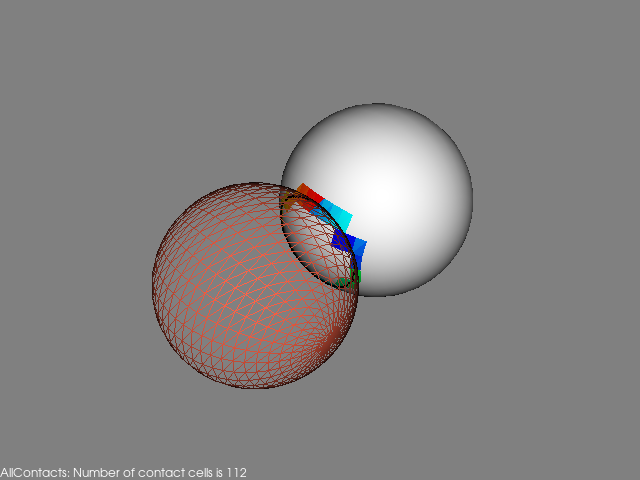

The script that drew this image:
#!/usr/bin/env python

# Demonstrate vtkCollisionDetectionFilter in AllContacts mode by creating
# two spheres, translating one toward the other, detecting collisions,
# and rendering the wireframe spheres with contact lines.

# Factory overrides
import vtkmodules.vtkInteractionStyle  # noqa: F401
import vtkmodules.vtkRenderingOpenGL2  # noqa: F401

from vtkmodules.vtkCommonColor import vtkNamedColors
from vtkmodules.vtkCommonMath import vtkMatrix4x4
from vtkmodules.vtkCommonTransforms import vtkTransform
from vtkmodules.vtkFiltersModeling import vtkCollisionDetectionFilter
from vtkmodules.vtkFiltersSources import vtkSphereSource
from vtkmodules.vtkRenderingCore import (
    vtkActor,
    vtkPolyDataMapper,
    vtkRenderWindow,
    vtkRenderWindowInteractor,
    vtkRenderer,
    vtkTextActor,
)

named_colors = vtkNamedColors()

# Two spheres
sphere_0 = vtkSphereSource()
sphere_0.SetRadius(0.29)
sphere_0.SetPhiResolution(31)
sphere_0.SetThetaResolution(31)
sphere_0.SetCenter(0.0, 0.0, 0.0)

sphere_1 = vtkSphereSource()
sphere_1.SetPhiResolution(30)
sphere_1.SetThetaResolution(30)
sphere_1.SetRadius(0.3)

# Transform and matrix for collision detection
matrix_1 = vtkMatrix4x4()
transform_0 = vtkTransform()

# Collision detection filter — AllContacts mode
collide = vtkCollisionDetectionFilter()
collide.SetInputConnection(0, sphere_0.GetOutputPort())
collide.SetTransform(0, transform_0)
collide.SetInputConnection(1, sphere_1.GetOutputPort())
collide.SetMatrix(1, matrix_1)
collide.SetBoxTolerance(0.0)
collide.SetCellTolerance(0.0)
collide.SetNumberOfCellsPerNode(2)
collide.SetCollisionModeToAllContacts()
collide.GenerateScalarsOn()

# Sphere 0 actor (wireframe)
mapper_0 = vtkPolyDataMapper()
mapper_0.SetInputConnection(collide.GetOutputPort(0))
mapper_0.ScalarVisibilityOff()

actor_0 = vtkActor()
actor_0.SetMapper(mapper_0)
actor_0.GetProperty().BackfaceCullingOn()
actor_0.SetUserTransform(transform_0)
actor_0.GetProperty().SetDiffuseColor(named_colors.GetColor3d("Tomato"))
actor_0.GetProperty().SetRepresentationToWireframe()

# Sphere 1 actor
mapper_1 = vtkPolyDataMapper()
mapper_1.SetInputConnection(collide.GetOutputPort(1))

actor_1 = vtkActor()
actor_1.SetMapper(mapper_1)
actor_1.GetProperty().BackfaceCullingOn()
actor_1.SetUserMatrix(matrix_1)

# Contact lines actor
mapper_contacts = vtkPolyDataMapper()
mapper_contacts.SetInputConnection(collide.GetContactsOutputPort())
mapper_contacts.SetResolveCoincidentTopologyToPolygonOffset()

actor_contacts = vtkActor()
actor_contacts.SetMapper(mapper_contacts)
actor_contacts.GetProperty().SetColor(0, 0, 0)
actor_contacts.GetProperty().SetLineWidth(3.0)

# Text actor for collision info
text_actor = vtkTextActor()

# Renderer
renderer = vtkRenderer()
renderer.UseHiddenLineRemovalOn()
renderer.AddActor(actor_0)
renderer.AddActor(actor_1)
renderer.AddActor(actor_contacts)
renderer.AddActor(text_actor)
renderer.SetBackground(0.5, 0.5, 0.5)

# Window
render_window = vtkRenderWindow()
render_window.SetSize(640, 480)
render_window.AddRenderer(renderer)
render_window.SetWindowName("collision detection all contacts")

# Interactor
interactor = vtkRenderWindowInteractor()
interactor.SetRenderWindow(render_window)

# Translate sphere 0 toward sphere 1
delta_x = 0.1
num_steps = 20
transform_0.Translate(-num_steps * delta_x - 0.3, 0.0, 0.0)
render_window.Render()
renderer.GetActiveCamera().Azimuth(-45)
renderer.GetActiveCamera().Elevation(45)
renderer.GetActiveCamera().Dolly(1.2)

for i in range(num_steps):
    transform_0.Translate(delta_x, 0.0, 0.0)
    renderer.ResetCameraClippingRange()
    text_actor.SetInput(
        f"{collide.GetCollisionModeAsString()}: "
        f"Number of contact cells is {collide.GetNumberOfContacts()}"
    )
    render_window.Render()
    if collide.GetNumberOfContacts() > 0:
        break

renderer.ResetCamera()

interactor.Initialize()
interactor.Start()
